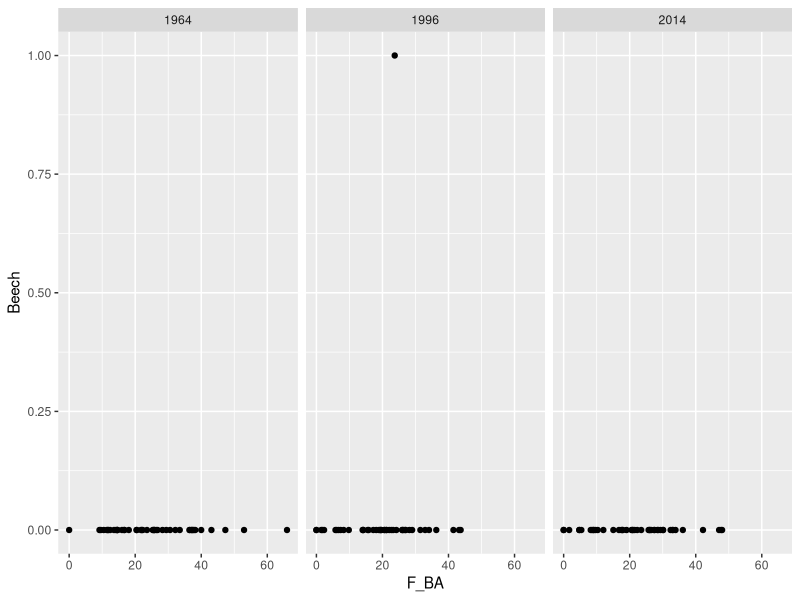
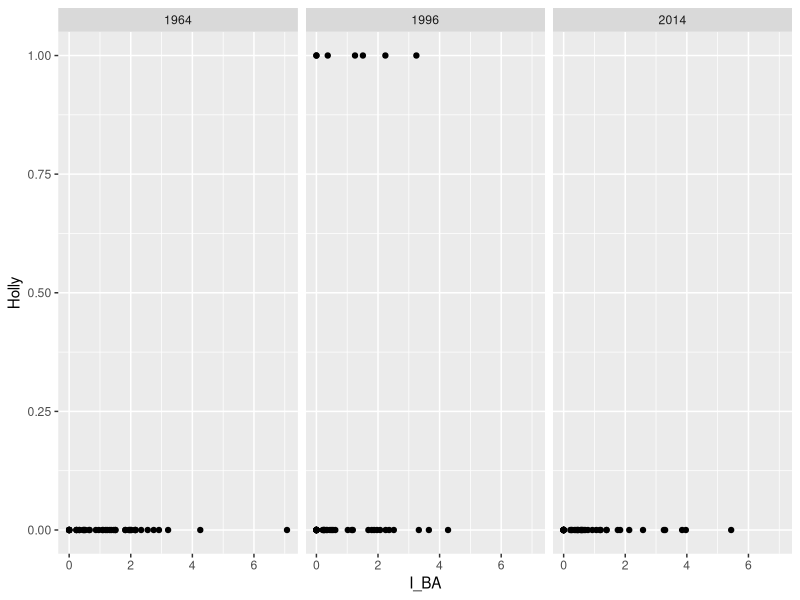
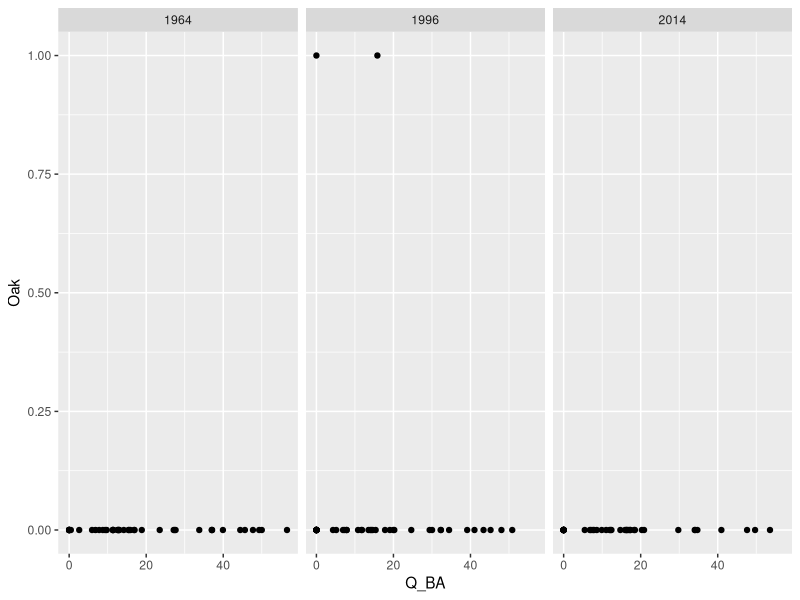

Source code (R) for these figures, in order:
#script to look at seedling presence/absence and density
#in Denny plots and how this relates to canopy/basal area/mature density

#author: Phil Martin
#last edited: 27/03/15

#load data
rm(list=ls(all=TRUE))
Seed<-read.csv("Data/GF_ab.csv")
Plots<-read.csv("Data/Denny_plots_trees_M.csv")

#load packages
library(ggplot2)
library(lme4)

#change year for seedling to match other dataset
Seed$Year<-ifelse(Seed$Year==2001,1996,Seed$Year)

#merge the two datsets
Seed_plot<-merge(Seed,Plots,by=c("Block","Year"))
Seed_plot[is.na(Seed_plot)] <- 0 #replace NAs with zeros

#exploratory plots
ggplot(Seed_plot,aes(x=F_BA,y=Beech))+geom_point()+facet_wrap(~Year)
ggplot(Seed_plot,aes(x=I_BA,y=Holly))+geom_point()+facet_wrap(~Year)
ggplot(Seed_plot,aes(x=Q_BA,y=Oak))+geom_point()+facet_wrap(~Year)

#currently there is not enough data to do anything with here - need data from this years survey on abundance